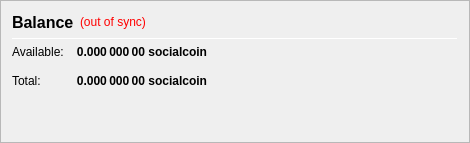
                   <widget class="QFrame" name="frame_CombinedBalances">
                    <property name="minimumSize">
                     <size>
                      <width>470</width>
                      <height>0</height>
                     </size>
                    </property>
                    <property name="frameShape">
                     <enum>QFrame::StyledPanel</enum>
                    </property>
                    <property name="frameShadow">
                     <enum>QFrame::Raised</enum>
                    </property>
                    <layout class="QVBoxLayout" name="verticalLayout_5">
                     <item>
                      <layout class="QHBoxLayout" name="horizontalLayout_5" stretch="0,0,0">
                       <item>
                        <widget class="QLabel" name="label_5z">
                         <property name="minimumSize">
                          <size>
                           <width>0</width>
                           <height>20</height>
                          </size>
                         </property>
                         <property name="font">
                          <font>
                           <pointsize>12</pointsize>
                           <weight>75</weight>
                           <bold>true</bold>
                          </font>
                         </property>
                         <property name="toolTip">
                          <string>Balance (including unconfirmed and immature coins)</string> <!--Combined-->
                         </property>
                         <property name="text">
                          <string>Balance</string> <!--Combined-->
                         </property>
                        </widget>
                       </item>
                       <item>
                        <widget class="QLabel" name="labelWalletStatus">
                         <property name="cursor">
                          <cursorShape>WhatsThisCursor</cursorShape>
                         </property>
                         <property name="toolTip">
                          <string>The displayed information may be out of date. Your wallet automatically synchronizes with the socialcoin network after a connection is established, but this process has not completed yet.</string>
                         </property>
                         <property name="styleSheet">
                          <string notr="true">QLabel { color: red; }</string>
                         </property>
                         <property name="text">
                          <string notr="true">(out of sync)</string>
                         </property>
                         <property name="alignment">
                          <set>Qt::AlignLeading|Qt::AlignLeft|Qt::AlignVCenter</set>
                         </property>
                        </widget>
                       </item>
                       <item>
                        <spacer name="horizontalSpacer_1">
                         <property name="orientation">
                          <enum>Qt::Horizontal</enum>
                         </property>
                         <property name="sizeHint" stdset="0">
                          <size>
                           <width>40</width>
                           <height>20</height>
                          </size>
                         </property>
                        </spacer>
                       </item>
                      </layout>
                     </item>
                     <item>
                      <widget class="Line" name="line_CombinedBalance">
                       <property name="minimumSize">
                        <size>
                         <width>0</width>
                         <height>1</height>
                        </size>
                       </property>
                       <property name="maximumSize">
                        <size>
                         <width>16777215</width>
                         <height>1</height>
                        </size>
                       </property>
                       <property name="orientation">
                        <enum>Qt::Horizontal</enum>
                       </property>
                      </widget>
                     </item>
                     <item>
                      <layout class="QGridLayout" name="gridLayout_3">
                       <property name="spacing">
                        <number>12</number>
                       </property>
                       <item row="1" column="0">
                        <widget class="QLabel" name="labelBalanceTextz">
                         <property name="text">
                          <string>Available:</string>
                         </property>
                        </widget>
                       </item>
                       <item row="1" column="1">
                        <widget class="QLabel" name="labelBalancez">
                         <property name="font">
                          <font>
                           <weight>75</weight>
                           <bold>true</bold>
                          </font>
                         </property>
                         <property name="cursor">
                          <cursorShape>IBeamCursor</cursorShape>
                         </property>
                         <property name="toolTip">
                          <string>Your current spendable balance</string>
                         </property>
                         <property name="text">
                          <string notr="true">0.000 000 00 socialcoin</string>
                         </property>
                         <property name="alignment">
                          <set>Qt::AlignRight|Qt::AlignTrailing|Qt::AlignVCenter</set>
                         </property>
                         <property name="textInteractionFlags">
                          <set>Qt::LinksAccessibleByMouse|Qt::TextSelectableByKeyboard|Qt::TextSelectableByMouse</set>
                         </property>
                        </widget>
                       </item>
                       <item row="2" column="0">
                        <widget class="QLabel" name="labelTotalTextz">
                         <property name="text">
                          <string>Total:</string>
                         </property>
                        </widget>
                       </item>
                       <item row="2" column="1">
                        <widget class="QLabel" name="labelTotalz">
                         <property name="font">
                          <font>
                           <weight>75</weight>
                           <bold>true</bold>
                          </font>
                         </property>
                         <property name="cursor">
                          <cursorShape>IBeamCursor</cursorShape>
                         </property>
                         <property name="toolTip">
                          <string>Total Balance, including all unavailable coins.</string>
                         </property>
                         <property name="text">
                          <string notr="true">0.000 000 00 socialcoin</string>
                         </property>
                         <property name="alignment">
                          <set>Qt::AlignRight|Qt::AlignTrailing|Qt::AlignVCenter</set>
                         </property>
                         <property name="textInteractionFlags">
                          <set>Qt::LinksAccessibleByMouse|Qt::TextSelectableByKeyboard|Qt::TextSelectableByMouse</set>
                         </property>
                        </widget>
                       </item>
                       <item row="2" column="3">
                        <spacer name="horizontalSpacer_2">
                         <property name="orientation">
                          <enum>Qt::Horizontal</enum>
                         </property>
                         <property name="sizeHint" stdset="0">
                          <size>
                           <width>40</width>
                           <height>20</height>
                          </size>
                         </property>
                        </spacer>
                       </item>
                      </layout>
                     </item>
                     <item>
                      <spacer name="verticalSpacer_1">
                       <property name="orientation">
                        <enum>Qt::Vertical</enum>
                       </property>
                       <property name="sizeHint" stdset="0">
                        <size>
                         <width>20</width>
                         <height>40</height>
                        </size>
                       </property>
                      </spacer>
                     </item>
                    </layout>
                   </widget>
